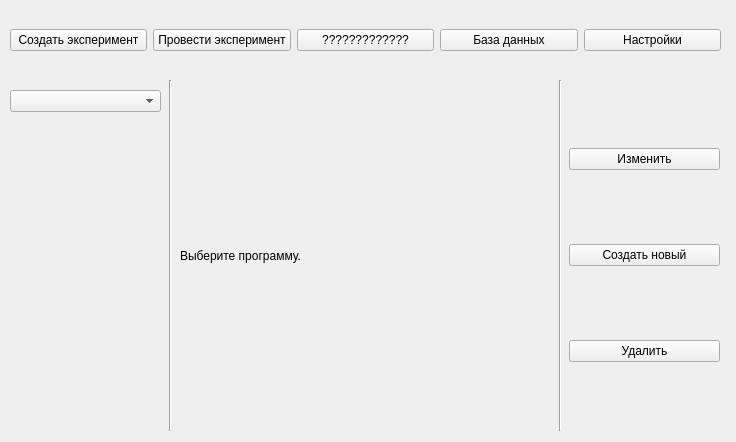
<?xml version="1.0" encoding="UTF-8"?>
<ui version="4.0">
 <class>WindowCreate</class>
 <widget class="QMainWindow" name="WindowCreate">
  <property name="geometry">
   <rect>
    <x>0</x>
    <y>0</y>
    <width>736</width>
    <height>442</height>
   </rect>
  </property>
  <property name="windowTitle">
   <string>MainWindow</string>
  </property>
  <widget class="QWidget" name="centralwidget">
   <widget class="QWidget" name="verticalLayoutWidget_2">
    <property name="geometry">
     <rect>
      <x>180</x>
      <y>80</y>
      <width>371</width>
      <height>351</height>
     </rect>
    </property>
    <layout class="QVBoxLayout" name="widgetMain">
     <item>
      <widget class="QLabel" name="label">
       <property name="text">
        <string>Выберите программу.</string>
       </property>
       <property name="scaledContents">
        <bool>true</bool>
       </property>
       <property name="wordWrap">
        <bool>false</bool>
       </property>
      </widget>
     </item>
    </layout>
   </widget>
   <widget class="QWidget" name="verticalLayoutWidget_3">
    <property name="geometry">
     <rect>
      <x>569</x>
      <y>80</y>
      <width>151</width>
      <height>351</height>
     </rect>
    </property>
    <layout class="QVBoxLayout" name="widgetSecond">
     <item>
      <widget class="QPushButton" name="btnChange">
       <property name="text">
        <string>Изменить</string>
       </property>
      </widget>
     </item>
     <item>
      <widget class="QPushButton" name="btnAdd">
       <property name="text">
        <string>Создать новый</string>
       </property>
      </widget>
     </item>
     <item>
      <widget class="QPushButton" name="btnDel">
       <property name="text">
        <string>Удалить</string>
       </property>
      </widget>
     </item>
    </layout>
   </widget>
   <widget class="QWidget" name="horizontalLayoutWidget">
    <property name="geometry">
     <rect>
      <x>10</x>
      <y>10</y>
      <width>711</width>
      <height>61</height>
     </rect>
    </property>
    <layout class="QHBoxLayout" name="horizontalLayout">
     <item>
      <widget class="QPushButton" name="btnCreate">
       <property name="text">
        <string>Создать эксперимент</string>
       </property>
      </widget>
     </item>
     <item>
      <widget class="QPushButton" name="btnDo">
       <property name="text">
        <string>Провести эксперимент</string>
       </property>
      </widget>
     </item>
     <item>
      <widget class="QPushButton" name="btn">
       <property name="text">
        <string>?????????????</string>
       </property>
      </widget>
     </item>
     <item>
      <widget class="QPushButton" name="btnBd">
       <property name="text">
        <string>База данных</string>
       </property>
      </widget>
     </item>
     <item>
      <widget class="QPushButton" name="btnSett">
       <property name="text">
        <string>Настройки</string>
       </property>
      </widget>
     </item>
    </layout>
   </widget>
   <widget class="Line" name="line_3">
    <property name="geometry">
     <rect>
      <x>160</x>
      <y>80</y>
      <width>20</width>
      <height>351</height>
     </rect>
    </property>
    <property name="orientation">
     <enum>Qt::Vertical</enum>
    </property>
   </widget>
   <widget class="Line" name="line_4">
    <property name="geometry">
     <rect>
      <x>550</x>
      <y>80</y>
      <width>20</width>
      <height>351</height>
     </rect>
    </property>
    <property name="orientation">
     <enum>Qt::Vertical</enum>
    </property>
   </widget>
   <widget class="QComboBox" name="comboBox">
    <property name="geometry">
     <rect>
      <x>10</x>
      <y>90</y>
      <width>151</width>
      <height>22</height>
     </rect>
    </property>
   </widget>
  </widget>
 </widget>
 <resources/>
 <connections/>
</ui>
